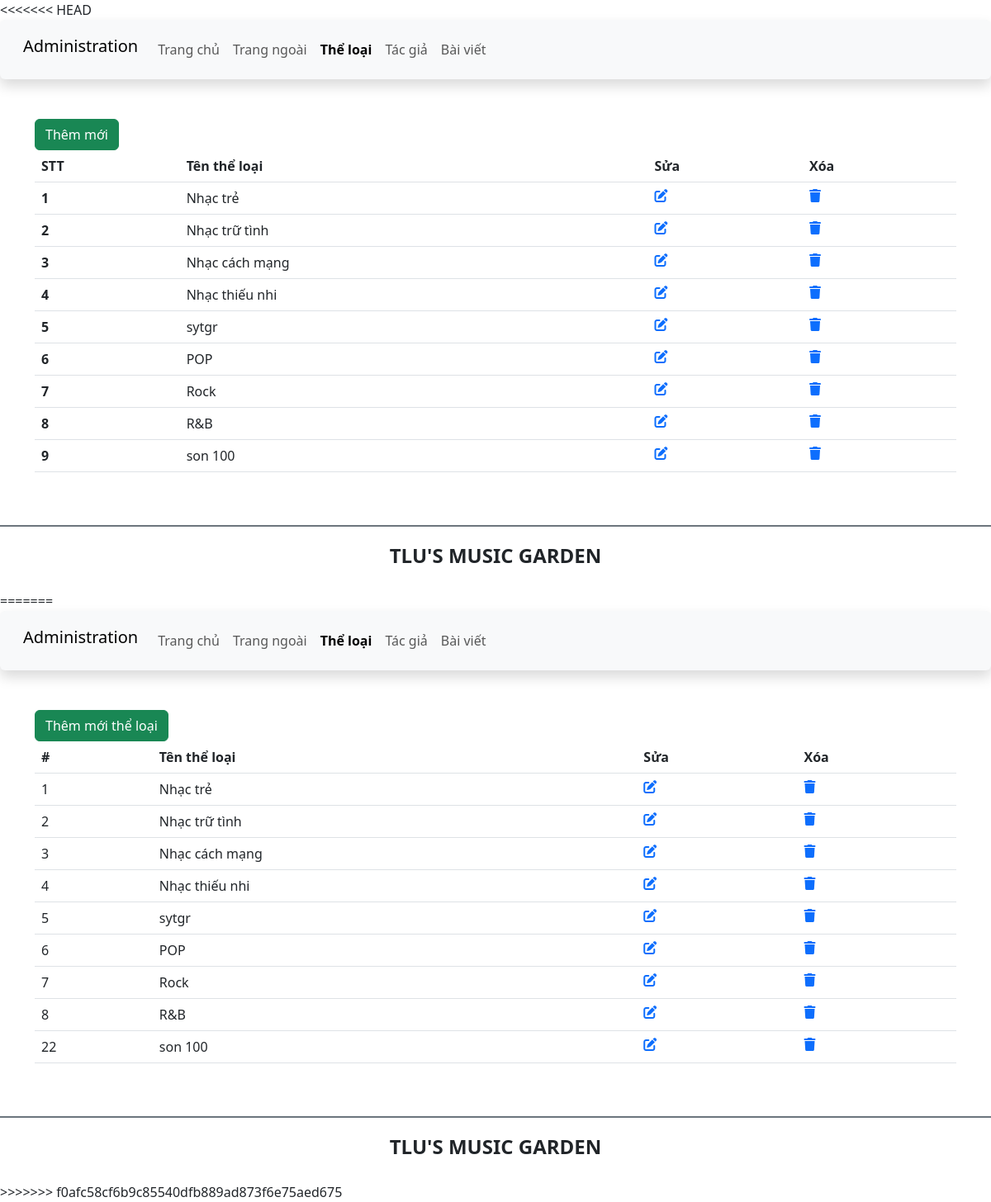
Screenshot of /admin/category.php with the database file from the repository.
### tables this page shows
CREATE TABLE `theloai` (
  `ma_tloai` int(11) NOT NULL,
  `ten_tloai` varchar(50) NOT NULL,
  `SLBaiViet` int(11) DEFAULT 0
);

### admin/category.php (the view, shortened to what this page needs)
<!DOCTYPE html>
<html lang="en">
<head>
    <link href="https://cdn.jsdelivr.net/npm/bootstrap@5.3.0-alpha1/dist/css/bootstrap.min.css" rel="stylesheet">
    <link rel="stylesheet" href="https://cdnjs.cloudflare.com/ajax/libs/font-awesome/6.3.0/css/all.min.css" />
    <link rel="stylesheet" href="css/style_login.css">
</head>
<body>
    <header>
        <nav class="navbar navbar-expand-lg bg-body-tertiary shadow p-3 bg-white rounded">
            <div class="container-fluid">
                <div class="h3">
                    <a class="navbar-brand" href="#">Administration</a>
                </div>
                <div class="collapse navbar-collapse" id="navbarSupportedContent">
                <ul class="navbar-nav me-auto mb-2 mb-lg-0">
                    <li class="nav-item">
                        <a class="nav-link" aria-current="page" href="./">Trang chủ</a>
                    </li>
                    <li class="nav-item">
                        <a class="nav-link" href="../index.php">Trang ngoài</a>
                    </li>
                    <li class="nav-item">
                        <a class="nav-link active fw-bold" href="category.php">Thể loại</a>
                    </li>
                    <li class="nav-item">
                        <a class="nav-link" href="author.php">Tác giả</a>
                    </li>
                    <li class="nav-item">
                        <a class="nav-link" href="article.php">Bài viết</a>
                    </li>
                </ul>
                </div>
            </div>
        </nav>
    </header>
    <main class="container mt-5 mb-5">
        <div class="row">
            <div class="col-sm">
                <a href="add_category.php" class="btn btn-success">Thêm mới</a>
                <table class="table">
    <thead>
        <tr>
            <th scope="col">STT</th>
            <th scope="col">Tên thể loại</th>
            <th>Sửa</th>
            <th>Xóa</th>
        </tr>
    </thead>
    <tbody>
        <?php
        include '../Connect/db.php';
        $sql = "SELECT ma_tloai, ten_tloai FROM theloai";
        $result = $conn->query($sql);
        if ($result->num_rows > 0) {
            $stt=1;
            while($row = $result->fetch_assoc()) {
                echo "<tr>";
                echo "<th scope='row'>" .$stt."</th>";
                echo "<td>" . $row['ten_tloai'] . "</td>";
                echo "<td><a href='edit_category.php?id=" . $row['ma_tloai'] . "'><i class='fa-solid fa-pen-to-square'></i></a></td>";
                echo "<td><a href='delete_category.php?id=" . $row['ma_tloai'] . "'><i class='fa-solid fa-trash'></i></a></td>";
                echo "</tr>";
                $stt++;
            }
        } else {
            echo "<tr><td colspan='4'>Không có thể loại nào.</td></tr>";
        }
        ?>
    </tbody>
</table>
            </div>
        </div>
    </main>
    <footer class="bg-white d-flex justify-content-center align-items-center border-top border-secondary  border-2" style="height:80px">
        <h4 class="text-center text-uppercase fw-bold">TLU's music garden</h4>
    </footer>
</body>
<!DOCTYPE html>
<html lang="en">
<head>
    <link href="https://cdn.jsdelivr.net/npm/bootstrap@5.3.0-alpha1/dist/css/bootstrap.min.css" rel="stylesheet">
    <link rel="stylesheet" href="https://cdnjs.cloudflare.com/ajax/libs/font-awesome/6.3.0/css/all.min.css" />
    <link rel="stylesheet" href="css/style_login.css">
</head>
<body>
    <header>
        <nav class="navbar navbar-expand-lg bg-body-tertiary shadow p-3 bg-white rounded">
            <div class="container-fluid">
                <div class="h3">
                    <a class="navbar-brand" href="#">Administration</a>
                </div>
                <div class="collapse navbar-collapse" id="navbarSupportedContent">
                <ul class="navbar-nav me-auto mb-2 mb-lg-0">
                    <li class="nav-item">
                        <a class="nav-link" aria-current="page" href="./">Trang chủ</a>
                    </li>
                    <li class="nav-item">
                        <a class="nav-link" href="../index.php">Trang ngoài</a>
                    </li>
                    <li class="nav-item">
                        <a class="nav-link active fw-bold" href="category.php">Thể loại</a>
                    </li>
                    <li class="nav-item">
                        <a class="nav-link" href="author.php">Tác giả</a>
                    </li>
                    <li class="nav-item">
                        <a class="nav-link" href="article.php">Bài viết</a>
                    </li>
                </ul>
                </div>
            </div>
        </nav>
    </header>
    <main class="container mt-5 mb-5">
        <div class="row">
            <div class="col-sm">
                <a href="add_category.php" class="btn btn-success">Thêm mới thể loại</a>
                <table class="table">
                    <thead>
                        <tr>
                            <th scope="col">#</th>
                            <th scope="col">Tên thể loại</th>
                            <th>Sửa</th>
                            <th>Xóa</th>
                        </tr>
                    </thead>
                    <tbody>
                        <?php include 'category_process.php'; ?>
                    </tbody>
                </table>
            </div>
        </div>
    </main>
    <footer class="bg-white d-flex justify-content-center align-items-center border-top border-secondary  border-2" style="height:80px">
        <h4 class="text-center text-uppercase fw-bold">TLU's music garden</h4>
    </footer>
</body>
</html>

### admin/category_process.php (shortened to what this page needs)
<?php
include '../db.php';
$sql = "SELECT ma_tloai, ten_tloai FROM theloai";
$result = $conn->query($sql);
if ($result->num_rows > 0) {
    while ($row = $result->fetch_assoc()) {
        echo "<tr>
                <td>{$row['ma_tloai']}</td>
                <td>{$row['ten_tloai']}</td>
                <td>
                    <a href='edit_category.php?id={$row['ma_tloai']}'><i class='fa-solid fa-pen-to-square'></i></a>
                </td>
                <td>
                    <a href='delete_category.php?id={$row['ma_tloai']}'><i class='fa-solid fa-trash'></i></a>
                </td>
              </tr>";
    }
} else {
    echo "<tr><td colspan='4'>Không có thể loại nào.</td></tr>";
}
?>

### rows the page displays
theloai: ten_tloai "Nhạc trẻ", ma_tloai "1"
theloai: ten_tloai "Nhạc trữ tình", ma_tloai "2"
theloai: ten_tloai "Nhạc cách mạng", ma_tloai "3"
theloai: ten_tloai "Nhạc thiếu nhi", ma_tloai "4"
theloai: ten_tloai "sytgr", ma_tloai "5"
theloai: ten_tloai "POP", ma_tloai "6"
theloai: ten_tloai "Rock", ma_tloai "7"
theloai: ten_tloai "R&B", ma_tloai "8"
theloai: ten_tloai "son 100", ma_tloai "22"
